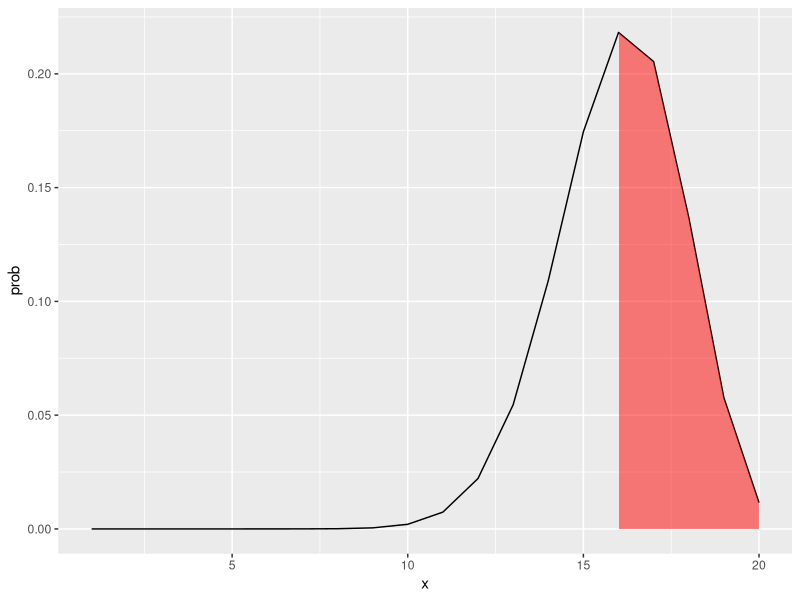
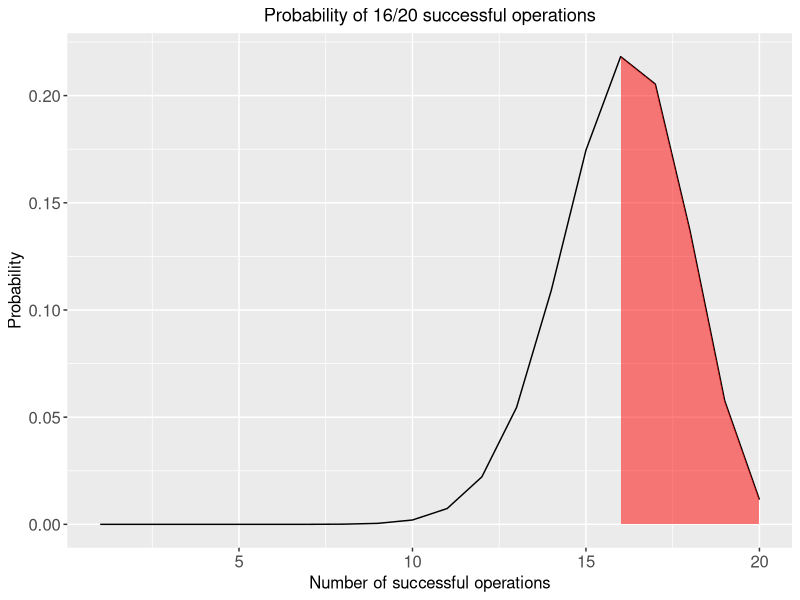

Write R code to recreate these figures, in order.
## ---- chunk 1
knitr::opts_chunk$set(echo = TRUE, warning=FALSE)
suppressWarnings(suppressMessages(suppressPackageStartupMessages(library(ggplot2))))
## ---- chunk 2
ans <- dbinom(4, size=12, prob=0.2)
print(ans)
## ---- chunk 3

ans <-	dbinom(0, size=12, prob=0.2) + 
		dbinom(1, size=12, prob=0.2) + 
		dbinom(2, size=12, prob=0.2) + 
		dbinom(3, size=12, prob=0.2) + 
		dbinom(4, size=12, prob=0.2)
print(ans)
## ---- chunk 4

ans <- pbinom(4, size=12, prob=0.2)
print(ans)

## ---- chunk 5
require(ggplot2)

df <- data.frame(x=1:20, prob=dbinom(1:20, 20, prob=0.8))
plt <-	ggplot(data = df, aes(x = x, y = prob)) + geom_line() +
		geom_ribbon(data = subset(df, x >= 16 & x <= 20),
					aes(ymax = prob), ymin=0, fill = "red",
						colour = NA, alpha = 0.5)
print(plt)
## ---- chunk 6
plt	<-	plt +
		xlab("Number of successful operations") +
		ylab("Probability") +
		ggtitle("Probability of 16/20 successful operations") +
		theme(axis.text=element_text(size=12),
			  axis.title=element_text(size=12),
			  plot.title=element_text(hjust = 0.5))
print(plt)
